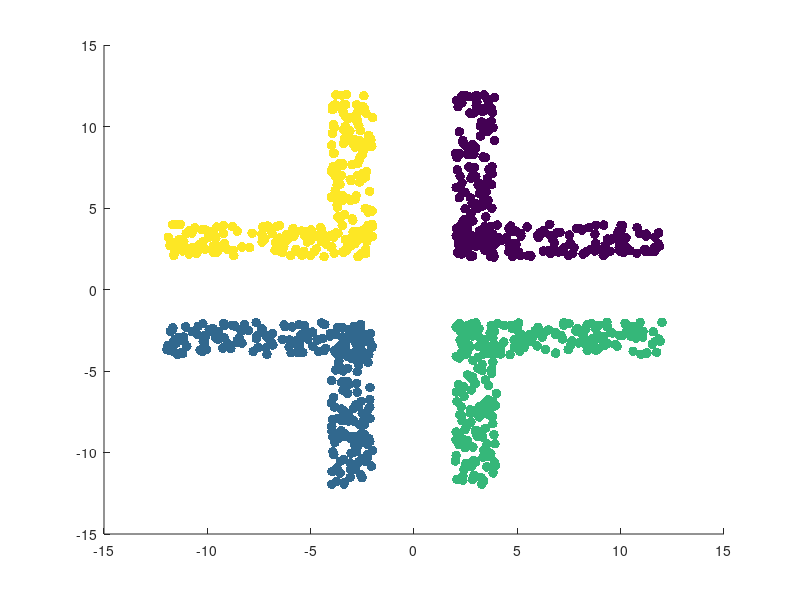

MATLAB code to generate this figure:
function data = corners(N, scale, gapwidth, cornerwidth)

    if nargin < 1
        N = 1000;
    end
    if mod(N,8) ~= 0
        N = round(N/8) * 8;
    end

    if nargin < 2
        scale = 10;
    end
    if nargin < 3
        gapwidth = 2;
    end   
    if nargin < 4
        cornerwidth = 2;
    end

    perCorner = N/4;

    xplusmin = [ones(perCorner,1); -1*ones(perCorner,1); ones(perCorner,1); -1*ones(perCorner,1)];
    yplusmin = [ones(perCorner,1); -1*ones(2*perCorner,1); ones(perCorner,1)];
    
    horizontal = [xplusmin(1:2:end) * gapwidth + xplusmin(1:2:end) * scale .* rand(N/2,1), ...
                  yplusmin(1:2:end) * gapwidth + cornerwidth * yplusmin(1:2:end) .* rand(N/2,1), ...
                  floor((0:N/2-1)'/(perCorner*.5))];
       
    vertical = [xplusmin(2:2:end) * gapwidth + cornerwidth * xplusmin(2:2:end) .* rand(N/2,1), ...
                yplusmin(2:2:end) * gapwidth + yplusmin(2:2:end) * scale .* rand(N/2,1), ...
                floor((0:N/2-1)'/(perCorner*.5))];
    
    data=  [horizontal; vertical];
   scatter(data(:,1), data(:,2), 50, data(:,3),'filled'); 

end